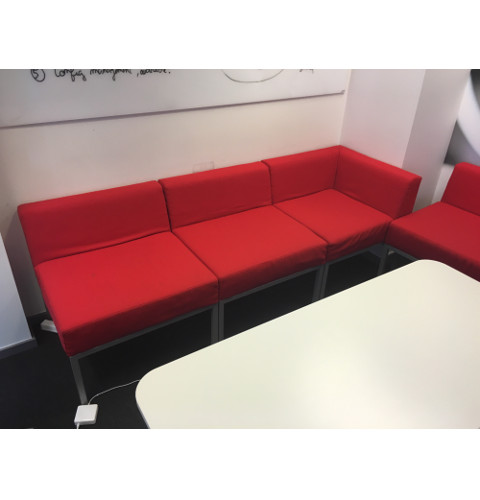
#> input picture test/test1_ss/25_758351074.jpg, 480 x 500 px
$ python deduplicate.py test/test1_ss/25_758351074.jpg test/test1_ss/88_7139005155.jpg   (older library calls are emulated)
#> lines starting #> are read from the running program, lines starting #| are printed output that depends on the picture; after the words box and inside, x2 and y2 are one past the last pixel; in counts of white or black regions, pixels touching at a corner belong together
import glob
from PIL import Image
import cv2
import os
from skimage.measure import compare_ssim
import numpy as np
import sys

# Rotate images if needed
# input a list of files path
# return a list of correct oriented files path
def rotate_image(input_path_list):
    try:
        output_path_list = list()
        extension = input_path_list[0][-4:]
        for path_img in input_path_list:
            image = Image.open(path_img)
#> image is the input picture: PIL image 480x500 RGB; mean R, G, B 190.7, 159.6, 158.3
            if hasattr(image, '_getexif'):
                orientation = 0x0112
                exif = image._getexif()
#> exif = 38 items
                if exif is not None:
                    orientation = exif[orientation]
#> orientation = 1
                    rotations = {
                        3: Image.ROTATE_180,
                        6: Image.ROTATE_270,
                        8: Image.ROTATE_90
                    }
                    if orientation in rotations:
                        image = image.transpose(rotations[orientation])
            path_img_rotate = path_img.replace(extension,"_rotate"+extension)
            image.save(path_img_rotate)
            output_path_list.append(path_img_rotate)
#> pass 2 of the loop in rotate_image, `for path_img in input_path_list:`:
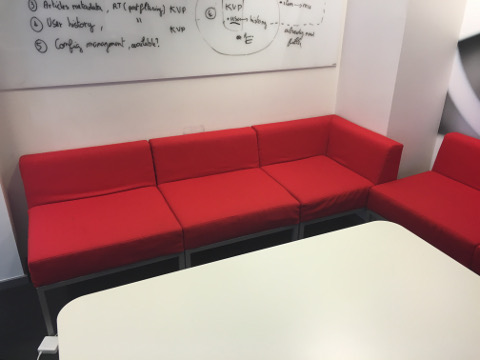
#> input picture test/test1_ss/88_7139005155.jpg, 480 x 360 px
#> in rotate_image, image is the input picture: PIL image 480x360 RGB; mean R, G, B 173.5, 136.9, 133.9
        return output_path_list
    except Exception as e:
        print("Error in rotate image : {}".format(e))
        return []

# Remove white band around images
# input a list of files path
# return a list of no white bands files path
def remove_white_bands(input_path_list):
    try:
        output_path_list = list()
        extension = input_path_list[0][-4:]
        for path_img in input_path_list:
            img = cv2.imread(path_img)
            img = cv2.cvtColor(img, cv2.COLOR_BGR2RGB)
            img_blur = cv2.bilateralFilter(img, d = 7, sigmaSpace = 75, sigmaColor =75)
            img_gray = cv2.cvtColor(img_blur, cv2.COLOR_RGB2GRAY)
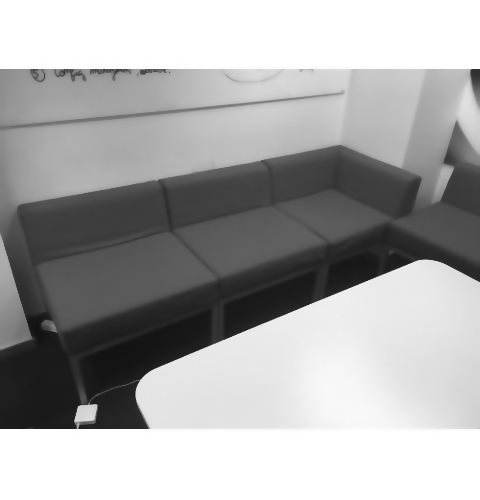
#> img_gray: shape (500, 480); min 18, max 255, mean 168.7
            a = img_gray.max()
#> a = 255
            _,thresh = cv2.threshold(img_gray, a/2+120, a,cv2.THRESH_BINARY_INV)
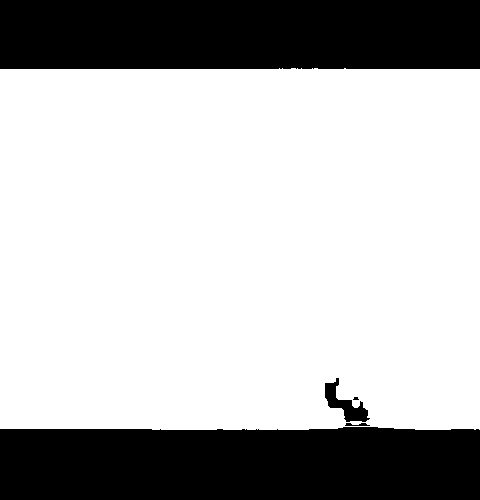
#> thresh: shape (500, 480); 71.7% white; 5 black regions (1 under 20 px)
            _,contours,_ = cv2.findContours(image = thresh, mode = cv2.RETR_TREE, method = cv2.CHAIN_APPROX_SIMPLE)
#> contours = 4 contours; box (x1, y1, x2, y2) and area: (0, 68, 480, 430) 172068, (324, 377, 371, 423) 823, (344, 422, 371, 427) 74, (352, 396, 360, 401) 21
            contours = sorted(contours, key = cv2.contourArea, reverse = True)
            c_0 = contours[0]
#> c_0 = contour of 71 points, box (x1, y1, x2, y2) (0, 68, 480, 430), area 172068
            x, y, w, h = cv2.boundingRect(c_0)
#> x = 0; y = 68; w = 480; h = 362
            img_copy = img.copy()
            tmp_img = img[y:y+h+1, x:x+w+1]
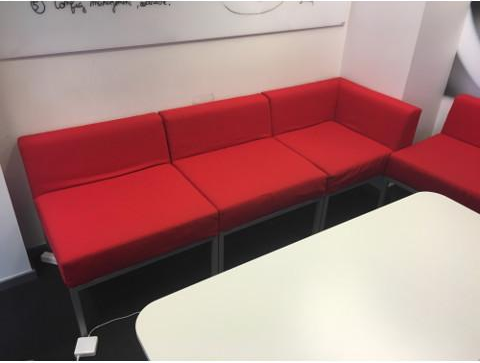
#> tmp_img: shape (363, 480, 3); mean R, G, B 166.4, 123.5, 121.8
            path_img_crop = path_img.replace(extension,"_crop"+extension)
            im = Image.fromarray(tmp_img)
            im.save(path_img_crop)
            output_path_list.append(path_img_crop)
#> pass 2 of the loop in remove_white_bands, `for path_img in input_path_list:`:
#> img_blur: shape (360, 480, 3)
#> in remove_white_bands, `img_gray = cv2.cvtColor(img_blur, cv2.COLOR_RGB2GRAY)`:
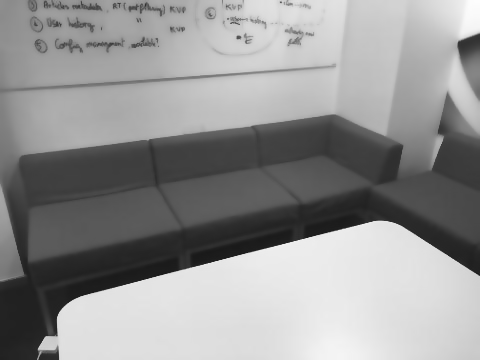
#> img_gray: shape (360, 480); min 25, max 253, mean 147.6
#> a = 253
#> in remove_white_bands, `_,thresh = cv2.threshold(img_gray, a/2+120, a,cv2.THRESH_BINARY_INV)`:
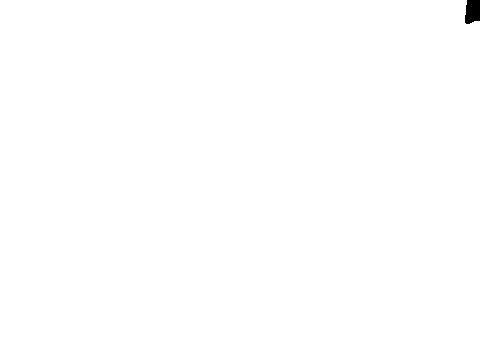
#> thresh: shape (360, 480); values 0 (black) and 253 (white), 99.8% white; 1 black region
#> contours = 1 contour; box (x1, y1, x2, y2) and area: (0, 0, 480, 360) 171644
#> c_0 = contour of 17 points, box (x1, y1, x2, y2) (0, 0, 480, 360), area 171644
#> y = 0; h = 360
        return output_path_list
    except Exception as e:
        print("Error in remove white bands : {}".format(e))
        return []

# Resize images to compare matrices of same shape
# input a list of files path
# return a list of resized files path
def resize_images(input_path_list):
    try:
        output_path_list = list()
        extension = input_path_list[0][-4:]
        size = max([Image.open(path_img).size for path_img in input_path_list])
#> size = (480, 363)
        for path_img in input_path_list:
            img = Image.open(path_img)
#> img: PIL image 480x363 RGB
            img = img.resize(size, Image.ANTIALIAS)
            path_img_resize = path_img.replace(extension,"_resize"+extension)
            img.save(path_img_resize)
            output_path_list.append(path_img_resize)
#> pass 2 of the loop in resize_images, `for path_img in input_path_list:`:
#> in main, `img2 = cv2.imread(file_list[1])`:
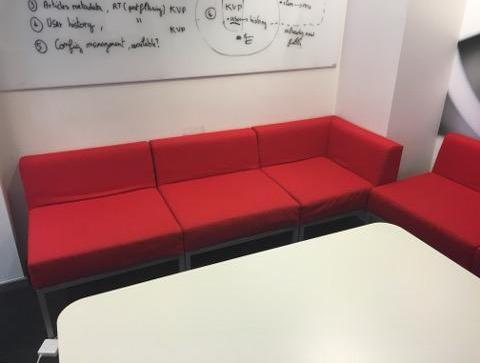
#> img2: shape (363, 480, 3); mean B, G, R 134, 136.8, 173.5
        return output_path_list
    except Exception as e:
        print("Error in resize images : {}".format(e))
        return []

# Preprocessing step for both images
# input a list of files paths
# return a list of preprocessed files paths
def preprocessing_images(input_path_list):
    rotate_path_list = rotate_image(input_path_list)
    nowhite_path_list = remove_white_bands(rotate_path_list)
    output_path_list = resize_images(nowhite_path_list)
    return output_path_list

# Mean squared error between images
# input two matrices
# return mean square error between then
def mse(matA, matB):
    # the lower the error, the more "similar" the two images are
    err = np.sum((matA.astype("float") - matB.astype("float")) ** 2)
#> err = 2.1e+09
    err = err/float(matA.shape[0] * matA.shape[1])
#> err = 12050.4
    return err

# Basic comparison step for both images
# input two matrices
# return mean square error and structural similary
def basic_metrics(matA, matB):
    m = mse(matA, matB)
#> m = 12050.4
    s = compare_ssim(matA, matB,multichannel=True)
#> s = 0.595
#> in main, `m,s = basic_metrics(img1, img2)`: m = 12050.4; s = 0.595
    return m,s

# Compute key points matching
# input two matrices
# return the number of keypoints
def extract_size_match(matA, matB):
    try:
        sift = cv2.xfeatures2d.SIFT_create()
        kp1, des1 = sift.detectAndCompute(matA,None)
        kp2, des2 = sift.detectAndCompute(matB,None)
        FLANN_INDEX_KDTREE = 0
        index_params = dict(algorithm = FLANN_INDEX_KDTREE, trees = 5)
        search_params = dict(checks = 50)
        flann = cv2.FlannBasedMatcher(index_params, search_params)
        matches = flann.knnMatch(des1,des2,k=2)
        good = []
        for m,n in matches:
            if m.distance < 0.7*n.distance:
                good.append(m)
        vect1 = np.float32([ kp1[m.queryIdx].pt for m in good ]).reshape(-1,1,2)
        vect2 = np.float32([ kp2[m.trainIdx].pt for m in good ]).reshape(-1,1,2)
        return len(vect1)
    except Exception as e:
        print("Error in extract size match : {}".format(e))
        exit()


# Remove temporary created files
# input a list of files paths
# return nothing
def clean_folder(input_path_list):
    for path_elt in input_path_list:
        extension = path_elt[-4:]
        template = ".".join(path_elt.split(".")[:-1])+"_*"+extension
        files_remove = glob.glob(template)
        for filepath in files_remove:
            os.remove(filepath)
#> pass 2 of the loop in clean_folder, `for path_elt in input_path_list:`:

# Main function for the comparison of two images
# input two images paths
# return True if both images are similar, False otherwise
def main(path_img_1,path_img_2):
    file_list = preprocessing_images([path_img_1,path_img_2])
    if file_list != []:
        img1 = cv2.imread(file_list[0])
        img2 = cv2.imread(file_list[1])
        m,s = basic_metrics(img1, img2)
        clean_folder([path_img_1,path_img_2])
        if m == 0:
            return True
        #use threshold
        elif s > 0.45:
            return True
        else:
            size_m_kp = extract_size_match(img1, img2)
            #use threshold
            if size_m_kp >= 10:
                return True
            else:
                return False
    else:
        return False


if __name__ == "__main__":
    if len(sys.argv) != 3:
        print("Wrong number of arguments")
        exit()
    else:
        input_img1 = sys.argv[1]
        input_img2 = sys.argv[2]
        if os.path.exists(input_img1) and os.path.exists(input_img2):
            match = main(input_img1,sys.argv[2])
            print(match)
        else:
            print("Input path does not exist")
            exit()
